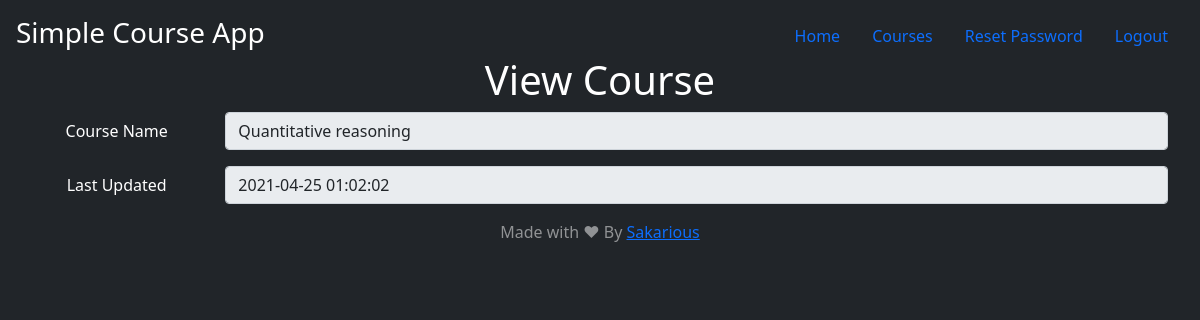
The page /viewcourse.php?id=5 (signed in) on the database its author committed.
### tables this page shows
CREATE TABLE `course` (
  `id` int(11) NOT NULL,
  `user_id` int(11) NOT NULL,
  `course_name` varchar(255) NOT NULL,
  `created_date` datetime NOT NULL DEFAULT current_timestamp()
);

### viewcourse.php (the view, shortened to what this page needs)
<?php require_once('inc/header.php'); ?>
<?php
    if(isset($_GET['id'])) {
        $id = $_GET['id'];
        $id = htmlspecialchars($id);
        $userId = htmlspecialchars($_SESSION['id']);
        $sql = "SELECT * FROM course ";
        $sql .= "WHERE id='" . $id. "' ";
        $sql .= "AND user_id='" . $userId. "'";
        $result = mysqli_query($db, $sql);
        $course = mysqli_fetch_assoc($result);
    } else {
        header("Location: index.php");
    }
?>
  <main class="px-3">
        <h1 class="cover-heading">View Course</h1>
        <div class="mb-3 row">
            <label for="inputPassword" class="col-sm-2 col-form-label">Course Name</label>
            <div class="col-sm-10">
            <input type="text" class="form-control" id="inputPassword" value="<?php echo $course['course_name']; ?>" readonly>
            </div>
        </div>
        <div class="mb-3 row">
            <label for="inputPassword" class="col-sm-2 col-form-label">Last Updated</label>
            <div class="col-sm-10">
            <input type="text" class="form-control" id="inputPassword" value="<?php echo $course['created_date'] ?>" readonly>
            </div>
        </div>
    </main>
<?php require_once('inc/footer.php'); ?>

### rows shown on the page
course: course_name "Quantitative reasoning", created_date "2021-04-25 01:02:02"
